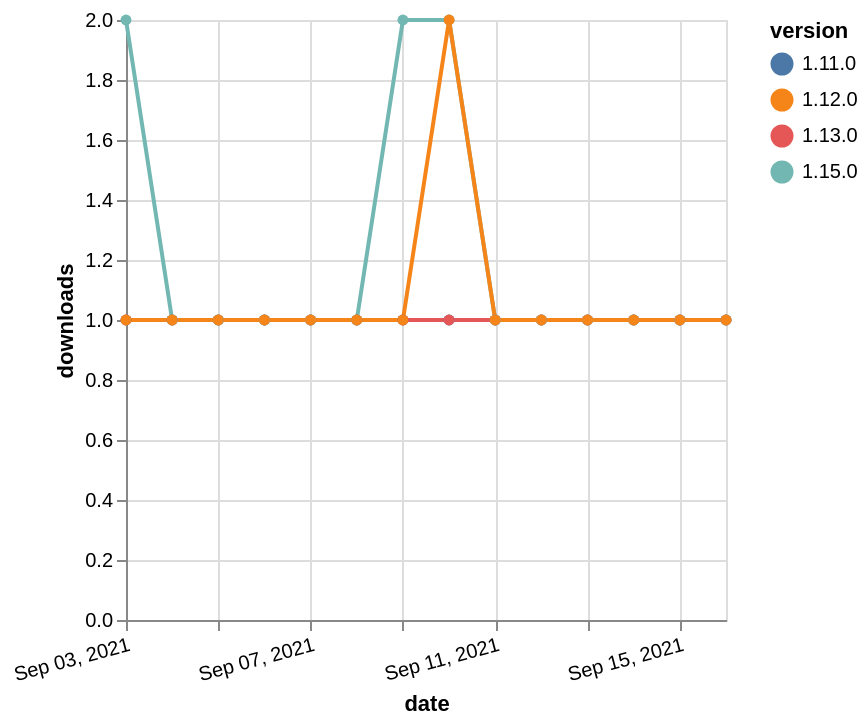

Describe this chart as a Vega-Lite specification.
### Vega-Lite specification from a JSON file in a GitHub repository (floating-point values rounded to 4 significant figures)
{"$schema": "https://vega.github.io/schema/vega-lite/v5.json", "description": "A simple bar chart with embedded data.", "data": {"values": [{"date": "2021-09-03", "total": 212, "delta": 1, "version": "1.11.0"}, {"date": "2021-09-04", "total": 213, "delta": 1, "version": "1.11.0"}, {"date": "2021-09-05", "total": 214, "delta": 1, "version": "1.11.0"}, {"date": "2021-09-06", "total": 215, "delta": 1, "version": "1.11.0"}, {"date": "2021-09-07", "total": 216, "delta": 1, "version": "1.11.0"}, {"date": "2021-09-08", "total": 217, "delta": 1, "version": "1.11.0"}, {"date": "2021-09-09", "total": 218, "delta": 1, "version": "1.11.0"}, {"date": "2021-09-10", "total": 219, "delta": 1, "version": "1.11.0"}, {"date": "2021-09-11", "total": 220, "delta": 1, "version": "1.11.0"}, {"date": "2021-09-12", "total": 221, "delta": 1, "version": "1.11.0"}, {"date": "2021-09-13", "total": 222, "delta": 1, "version": "1.11.0"}, {"date": "2021-09-14", "total": 223, "delta": 1, "version": "1.11.0"}, {"date": "2021-09-15", "total": 224, "delta": 1, "version": "1.11.0"}, {"date": "2021-09-16", "total": 225, "delta": 1, "version": "1.11.0"}, {"date": "2021-09-03", "total": 283, "delta": 1, "version": "1.13.0"}, {"date": "2021-09-04", "total": 284, "delta": 1, "version": "1.13.0"}, {"date": "2021-09-05", "total": 285, "delta": 1, "version": "1.13.0"}, {"date": "2021-09-06", "total": 286, "delta": 1, "version": "1.13.0"}, {"date": "2021-09-07", "total": 287, "delta": 1, "version": "1.13.0"}, {"date": "2021-09-08", "total": 288, "delta": 1, "version": "1.13.0"}, {"date": "2021-09-09", "total": 289, "delta": 1, "version": "1.13.0"}, {"date": "2021-09-10", "total": 290, "delta": 1, "version": "1.13.0"}, {"date": "2021-09-11", "total": 291, "delta": 1, "version": "1.13.0"}, {"date": "2021-09-12", "total": 292, "delta": 1, "version": "1.13.0"}, {"date": "2021-09-13", "total": 293, "delta": 1, "version": "1.13.0"}, {"date": "2021-09-14", "total": 294, "delta": 1, "version": "1.13.0"}, {"date": "2021-09-15", "total": 295, "delta": 1, "version": "1.13.0"}, {"date": "2021-09-16", "total": 296, "delta": 1, "version": "1.13.0"}, {"date": "2021-09-03", "total": 109, "delta": 2, "version": "1.15.0"}, {"date": "2021-09-04", "total": 110, "delta": 1, "version": "1.15.0"}, {"date": "2021-09-05", "total": 111, "delta": 1, "version": "1.15.0"}, {"date": "2021-09-06", "total": 112, "delta": 1, "version": "1.15.0"}, {"date": "2021-09-07", "total": 113, "delta": 1, "version": "1.15.0"}, {"date": "2021-09-08", "total": 114, "delta": 1, "version": "1.15.0"}, {"date": "2021-09-09", "total": 116, "delta": 2, "version": "1.15.0"}, {"date": "2021-09-10", "total": 118, "delta": 2, "version": "1.15.0"}, {"date": "2021-09-11", "total": 119, "delta": 1, "version": "1.15.0"}, {"date": "2021-09-12", "total": 120, "delta": 1, "version": "1.15.0"}, {"date": "2021-09-13", "total": 121, "delta": 1, "version": "1.15.0"}, {"date": "2021-09-14", "total": 122, "delta": 1, "version": "1.15.0"}, {"date": "2021-09-15", "total": 123, "delta": 1, "version": "1.15.0"}, {"date": "2021-09-16", "total": 124, "delta": 1, "version": "1.15.0"}, {"date": "2021-09-03", "total": 180, "delta": 1, "version": "1.12.0"}, {"date": "2021-09-04", "total": 181, "delta": 1, "version": "1.12.0"}, {"date": "2021-09-05", "total": 182, "delta": 1, "version": "1.12.0"}, {"date": "2021-09-06", "total": 183, "delta": 1, "version": "1.12.0"}, {"date": "2021-09-07", "total": 184, "delta": 1, "version": "1.12.0"}, {"date": "2021-09-08", "total": 185, "delta": 1, "version": "1.12.0"}, {"date": "2021-09-09", "total": 186, "delta": 1, "version": "1.12.0"}, {"date": "2021-09-10", "total": 188, "delta": 2, "version": "1.12.0"}, {"date": "2021-09-11", "total": 189, "delta": 1, "version": "1.12.0"}, {"date": "2021-09-12", "total": 190, "delta": 1, "version": "1.12.0"}, {"date": "2021-09-13", "total": 191, "delta": 1, "version": "1.12.0"}, {"date": "2021-09-14", "total": 192, "delta": 1, "version": "1.12.0"}, {"date": "2021-09-15", "total": 193, "delta": 1, "version": "1.12.0"}, {"date": "2021-09-16", "total": 194, "delta": 1, "version": "1.12.0"}]}, "width": "container", "mark": {"type": "line", "point": {"filled": true}}, "encoding": {"x": {"field": "date", "type": "temporal", "timeUnit": "yearmonthdate", "title": "date", "axis": {"labelAngle": -15}}, "y": {"field": "delta", "type": "quantitative", "title": "downloads"}, "color": {"field": "version", "type": "nominal"}, "tooltip": {"field": "delta"}}}
